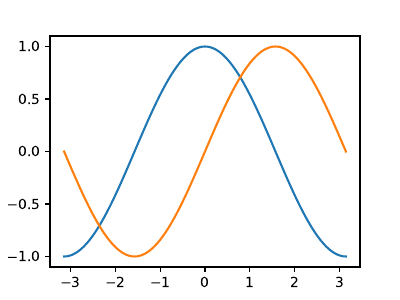

The Python source for this figure:
# -*- coding: utf-8 -*-
"""
Ejemplo de uso matplotlib, un gráfico sencillo

"""
import numpy as np
from matplotlib import pyplot as plt

#%% Grafico sencillo
x = np.linspace(-np.pi, np.pi, 101)
cos = np.cos(x)
sin = np.sin(x)

plt.figure(figsize=(4, 3))
plt.plot(x, cos)
plt.plot(x, sin)

plt.savefig("grafico_sencillo.pdf")


#%% Version mejorada

# Creemos una figura de 6×4 in²
plt.figure(figsize=(4, 3))

# Usemos una línea solida,negra para el coseno de grosor 3
# y una línea punteada,roja para el coseno de grosor 1
plt.plot(x, cos, color="black", linestyle="solid", linewidth=2)
plt.plot(x, sin, color="red", linestyle="dashed", linewidth=1)

# Limitemos los ejes
plt.xlim(-4.0, 4.0)
plt.ylim(-1.5, 1.5)

# Asignemos nombre a cada eje
plt.xlabel("Eje x")
plt.ylabel("Eje y")

# Creemos una leyenda
plt.legend(["Coseno", "Seno"])
plt.savefig("grafico_sencillo_mejorado.pdf", bbox_inches="tight")


#%% Subplots
plt.figure(figsize=(5, 2.5))

# Usemos una rejila 2×1

# Primer sub-gráfico
plt.subplot(1, 2, 1)
plt.plot(x, cos)

# Segundo sub-gráfico
plt.subplot(1, 2, 2)
plt.plot(x, sin)

plt.savefig("subplots.pdf", bbox_inches="tight")




plt.show()